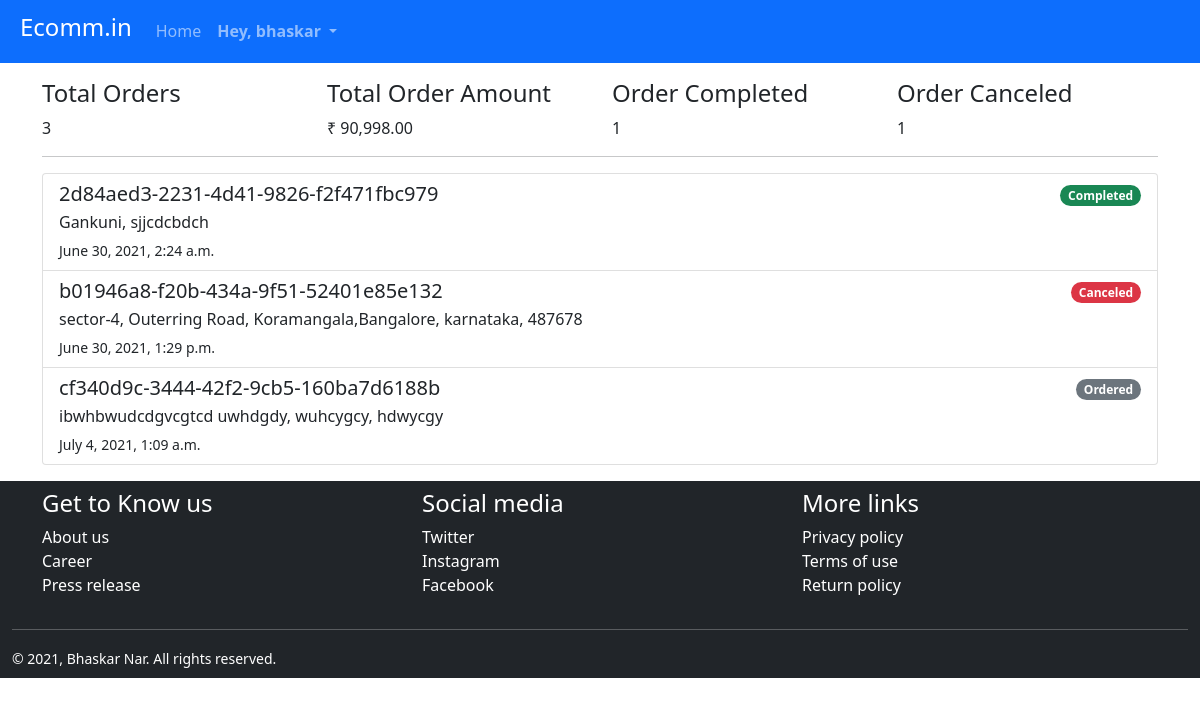
The page /seller/ (signed in) on the database as committed earlier.
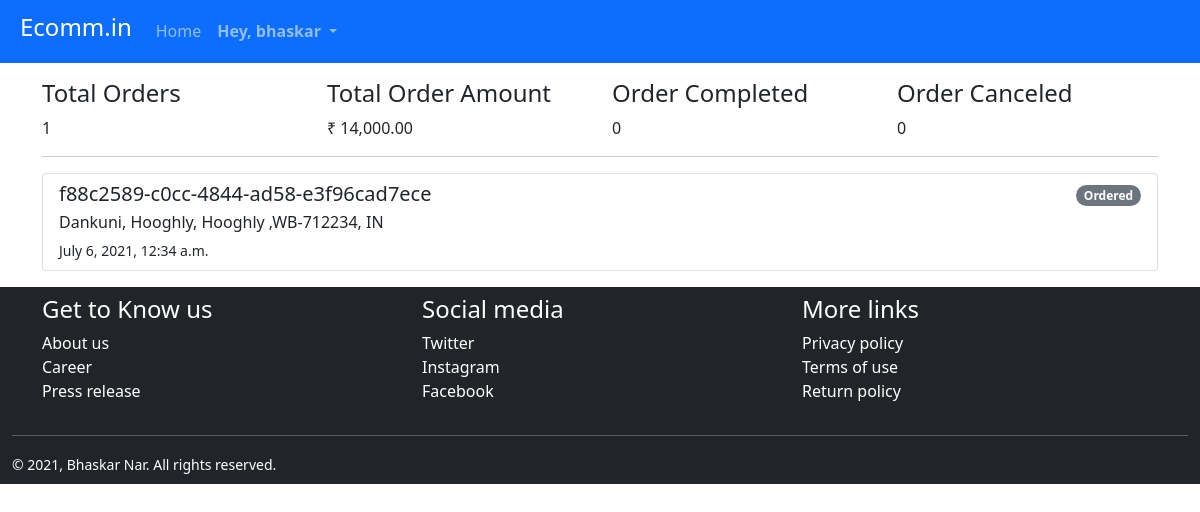
The same page on the database as committed later.
### ecomm/models.py (models this page shows, shortened)
class Order(models.Model):
    ORDER_STATUS = [
        ('Ordered', 'Ordered'),
        ('Shipped', 'Shipped'),
        ('Completed', 'Completed'),
        ('Canceled', 'Canceled'),
        ('Pending', 'Pending')
    ]
    PAYMENT_OPTION = [
        ('Credit Card/Debit Card', 'Credit Card/Debit Card'),
        ('COD', 'COD'),
        ('Wallet', 'Wallet'),
        ('UPI', 'UPI'),
        ('Net Banking','Net Banking')
    ]
    order_id = models.UUIDField(default=uuid4().hex, unique=True, primary_key=True)
    order_amount = models.DecimalField(default=None, null=True, decimal_places=2, max_digits=50)
    order_date = models.DateTimeField(auto_now_add=True) # adds datetime automaticaly wen object is created
    shipping_address = models.TextField(max_length=150)
    billing_address = models.TextField(max_length=150)
    status = models.CharField(choices=ORDER_STATUS, default='Pending', max_length=12)
    transaction_id = models.CharField(max_length=50, null=True)
    payment_id = models.CharField(max_length=50, null=True)
    payment_method = models.CharField(choices=PAYMENT_OPTION, max_length=30, null= True)
    customer = models.ForeignKey(User, on_delete=models.DO_NOTHING, null=True)

### sellercentral/views.py (the view)
# urls.py: path('', Dashboard.as_view(), name='dashboard'),
class Dashboard(ListView):
    model = Order
    template_name = 'sellercentral/dashboard.html'
    @method_decorator(login_required)
    def dispatch(self, request, *args, **kwargs):
        return super().dispatch(request, *args, **kwargs)
    def get_context_data(self, **kwargs):
        context = super().get_context_data(**kwargs)
        context['total_order'] = self.object_list.count()
        context['total_order_amount'] = sum([order.order_amount for order in self.object_list])
        context['completed_orders'] = self.object_list.filter(status='Completed').count()
        context['canceled_orders'] = self.object_list.filter(status='Canceled').count()
        return context

### sellercentral/templates/sellercentral/dashboard.html (shortened to what this page needs)
{% extends 'ecomm/base.html' %}
{% block nav %}
<nav class="navbar navbar-expand-lg navbar-dark bg-primary">
    <div class="container-fluid mx-2">
        <a class="navbar-brand" href="{% url 'index' %}"><h4>Ecomm.in</h4></a>
        <div class="collapse navbar-collapse" id="navbarNav">
            <div class="navbar-nav ">
                <a class="nav-item nav-link" aria-current="page" href="">Home</a>
            </div>
            {% if user.is_authenticated %}
                <div class="navbar-nav justify-content-end me-4 d-none d-md-block">
                  <div class="dropdown">
                    <a class="nav-item nav-link dropdown-toggle" type="button" id="dropdownMenuButton1" data-bs-toggle="dropdown" aria-expanded="false">
                      <strong>Hey, {{ user.username }}</strong>
                    </a>
                  </div>
                </div>
            {% else %}
                <div class="navbar-nav justify-content-end">
                    <a class="nav-item nav-link" aria-current="page" href="{% url 'login' %}">Login</a>
                    <a class="nav-item nav-link" href="{% url 'register' %}">Register</a>
                </div>
            {% endif %}
        </div>
    </div>
</nav>
{% endblock nav %}
{% block content %}
    <div class="container my-3">
        <div class="row">
            <div class="col">
                {% load humanize %}
                <h4>Total Orders</h4>
                <span>{{ total_order}}</span>
            </div>
            <div class="col">
                <h4>Total Order Amount</h4>
                <span>&#8377; {{ total_order_amount|intcomma  }}</span>
            </div>
            <div class="col">
                <h4>Order Completed</h4>
                <span>{{ completed_orders }}</span>
            </div>
            <div class="col">
                <h4>Order Canceled</h4>
                <span>{{ canceled_orders }}</span>
            </div>
        </div>
        <hr>
        <div class="row">
            <div class="col">
                <div class="list-group">
                    {% if object_list %}
                        {% for order in object_list %}
                        <a href="{% url 'order-details-seller' order.order_id %}" class="list-group-item list-group-item-action " aria-current="true">
                        <div class="d-flex w-100 justify-content-between">
                            <h5 class="mb-1">{{ order.order_id }}</h5>
                           <div>
                               {% if order.status == 'Ordered' %}
                               <small class="badge rounded-pill bg-secondary" >{{ order.status }}</small>
                               {% elif order.status == 'Shipped' %}
                               <small class="badge rounded-pill bg-primary" >{{ order.status }}</small>
                               {% elif order.status == 'Completed' %}
                               <small class="badge rounded-pill bg-success" >{{ order.status }}</small>
                               {% else %}
                               <small class="badge rounded-pill bg-danger" >{{ order.status }}</small>
                               {% endif %}
                            </div>
                        </div>
                        <p class="mb-1">{{ order.shipping_address }}</p>
                        <small>{{ order.order_date }}</small>
                        </a>
                        {% endfor %}
                    {% endif %}
                  </div>
            </div>
        </div>
    </div>
{% endblock content %}

Rows that differ between the two databases and show on the page:
removed Order: order_id "2d84aed3-2231-4d41-9826-f2f471fbc979", status "Completed", shipping_address "Gankuni, sjjcdcbdch", order_date "June 30, 2021, 2:24 a.m."
removed Order: order_id "b01946a8-f20b-434a-9f51-52401e85e132", status "Canceled", shipping_address "sector-4, Outerring Road, Koramangala,Bangalore, karnataka, 487678", order_date "June 30, 2021, 1:29 p.m."
removed Order: order_id "cf340d9c-3444-42f2-9cb5-160ba7d6188b", status "Ordered", shipping_address "ibwhbwudcdgvcgtcd uwhdgdy, wuhcygcy, hdwycgy", order_date "July 4, 2021, 1:09 a.m."
added Order: order_id "f88c2589-c0cc-4844-ad58-e3f96cad7ece", status "Ordered", shipping_address "Dankuni, Hooghly, Hooghly ,WB-712234, IN", order_date "July 6, 2021, 12:34 a.m."
Other text that changed with them:
{{ total_order }}: "3" → "1"
{{ total_order_amount|intcomma }}: "90,998.00" → "14,000.00"
{{ completed_orders }}: "1" → "0"
{{ canceled_orders }}: "1" → "0"
